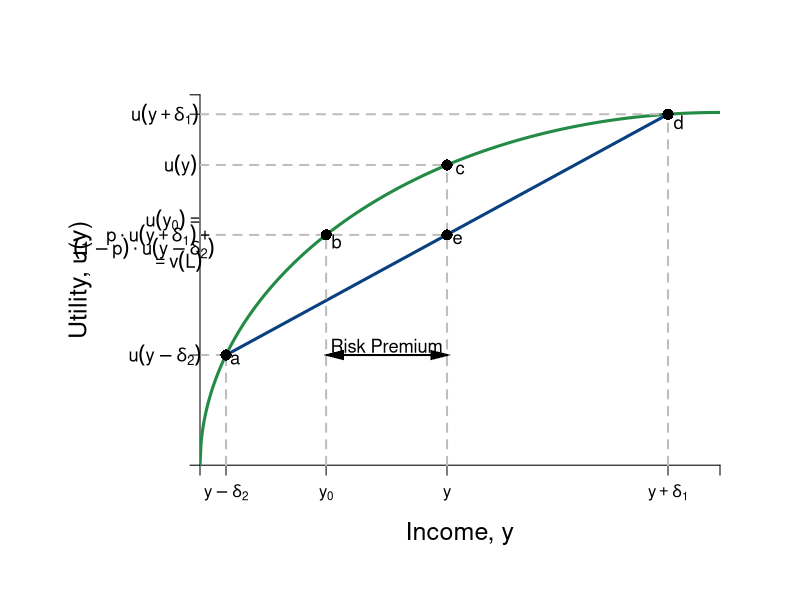

The R script that drew this image:
#Graph Designer(s): Simon Halliday & Riley Boeth '17
#Authors: Bowles, Foley and Halliday
#Title: Coordination, Conflict and Competition: A Text in Microeconomics

library(shape)
pdf(file = "risk/risk_averse_u_fair.pdf", width = 10, height = 8)

#Set parameters for graphics
axislabelsize <- 1.5
labelsize <- 1.1
graphlinewidth <- 3
segmentlinewidth <- 2

COL <- c("#7fc97f", "#beaed4", "#fdc086", "#ffff99", "#386cb0", "#f0027f", "#bf5b17", "#666666")
COLA <- c("#e0f3db", "#99d8c9","#66c2a4","#41ae76", "#238b45", "#005824")
COLB <- c("#4eb3d3", "#2b8cbe", "#0868ac","#084081")

#Edited the margins to cater for the larger LHS labels
par(mar =  c(6, 10, 4, 4))

#Concave utility of wealth function

ConcaveU <- function(x,y){
  (1600-(x-40)^2)^(1/2)
}

#Add limits on axes and levels of utility for each indifference curve
ylims <- c(0, 42)
xlims <- c(0, 40)

npts <- 501 
x <- seq(xlims[1], xlims[2], length.out = npts)
y <- seq(ylims[1], ylims[2], length.out = npts) 

plot(0, 0, xlim = xlims, ylim = ylims, type = "n",
     xlab = expression(paste("")),
     ylab = expression(paste("")), 
     xaxt = "n", 
     yaxt = "n", 
     cex.lab = axislabelsize, 
     bty = "n", 
     xaxs="i" 
     #yaxs="i"
)

#x and y limits with plain axes without ticks/numbers to match previous graph

ticksy <- c(0, ConcaveU(2), ConcaveU(36), ylims[2])
ylabels <- c(NA, NA, NA, ylims[2])
ticksx <- c(0, 2, 9.7, 19, 36, xlims[2])
xlabels <- c(NA, expression(paste(y - delta[2])), expression(paste(y[0])), expression(paste(y)), expression(paste(y + delta[1])), NA)

axis(1,at = ticksx,  pos = 0, labels = xlabels)
axis(2,at = ticksy,  pos = 0, labels = FALSE, las = 1)

npts <- 500 
xx1 <- seq(xlims[1], xlims[2], length.out = npts)
xx2 <- seq(0, xlims[2], length.out = npts)
xx3 <- seq(xlims[1], 0, length.out = npts)
xx4 <- seq(-11, 0, length.out = npts)

#Axis labels and draw linear utility function
mtext(expression(paste("Income, y")), side = 1, line = 2.5, cex = axislabelsize)
text(-9.2, 0.5*ylims[2], expression(paste("Utility, u(y)")), xpd = TRUE, cex = axislabelsize, srt = 90) 

lines(xx1, ConcaveU(xx1, y), col = COLA[5], lwd = graphlinewidth)

#Add line from pt a to pt c

segments(2, ConcaveU(2), 36, ConcaveU(36), lty = 1, col = COLB[4] , lwd = graphlinewidth)


#Label 5 points on line

text(2.7, ConcaveU(2)-.5, expression(paste("a")), cex = labelsize)
segments(2, 0, 2, ConcaveU(2), lty = 2, col = "gray", lwd = segmentlinewidth)
segments(0, ConcaveU(2), 2, ConcaveU(2), lty = 2, col = "gray", lwd = segmentlinewidth)
points(2, ConcaveU(2), pch = 16, col = "black", cex = 1.5)


text(19+1, ConcaveU(19)-.5, expression(paste("c")), cex = labelsize)
segments(19, 0, 19, ConcaveU(19), lty = 2, col = "gray", lwd = segmentlinewidth)
segments(0, ConcaveU(19), 19, ConcaveU(19), lty = 2, col = "gray", lwd = segmentlinewidth)
points(19, ConcaveU(19), pch = 16, col = "black", cex = 1.5)

text(19.8, ConcaveU(9.7)-.5, expression(paste("e")), cex = labelsize)
segments(0, ConcaveU(9.7), 19, ConcaveU(9.7), lty = 2, col = "gray", lwd = segmentlinewidth)
points(19, ConcaveU(9.7), pch = 16, col = "black", cex = 1.5)

text(9.7 + 0.8, ConcaveU(9.7)-.75, expression(paste("b")), cex = labelsize)
segments(9.7, 0, 9.7, ConcaveU(9.7), lty = 2, col = "gray", lwd = segmentlinewidth)
points(9.7, ConcaveU(9.7), pch = 16, col = "black", cex = 1.5)

text(36.8, ConcaveU(36)-.9, expression(paste("d")), cex = labelsize)
segments(36, 0, 36, ConcaveU(36), lty = 2, col = "gray", lwd = segmentlinewidth)
segments(0, ConcaveU(36), 36, ConcaveU(36), lty = 2, col = "gray", lwd = segmentlinewidth)
points(36, ConcaveU(36), pch = 16, col = "black", cex = 1.5)

#Label y-sub,x-sub,etc. on axes

#SH: removed these because I could add them to x-axis; y-axis labels cannot be added as usual
#text(36, -.9, expression(paste(y + Delta*y[1])), xpd = TRUE, cex = labelsize)
#text(13, -.9, expression(paste(y[ce])),  xpd = TRUE,  cex = labelsize)
#text(2, -.9, expression(paste(y - Delta*y[2])),  xpd = TRUE,  cex = labelsize)
#text(23.18, -.9, expression(paste(y)),  xpd = TRUE,  cex = labelsize)


text(-2.7, ConcaveU(36), expression(paste(u(y + delta[1]))), xpd = TRUE, cex = labelsize)
text(-1.95, ConcaveU(9.7)+1.7, expression(paste(u(y[0]) == phantom() )),  xpd = TRUE, cex = labelsize)
text(-3.1, ConcaveU(9.7), expression(paste(p%.%u(y +  delta[1]) + phantom())),  xpd = TRUE, cex = labelsize)
text(-4.3, ConcaveU(9.7)-1.5, expression(paste((1 - p)%.%u(y - delta[2]))),  xpd = TRUE, cex = labelsize)
text(-1.8, ConcaveU(9.7)-3, expression(paste(phantom() == v(L))),  xpd = TRUE, cex = labelsize)
text(-2.7, ConcaveU(2), expression(paste(u(y - delta[2]))),  xpd = TRUE,  cex = labelsize)
text(-1.5, ConcaveU(19), expression(paste(u(y))),  xpd = TRUE,  cex = labelsize)

#Add risk premium distance arrow and label

Arrows(10.3, ConcaveU(2), 19 - 0.5, ConcaveU(2), col = "black", lty = 1, lwd = 2, code = 3, arr.type = "triangle", arr.lwd = 0.5)
text((19+9.7)/2, ConcaveU(2)+1, expression(paste("Risk Premium")),  xpd = TRUE,  cex = labelsize)


dev.off()
